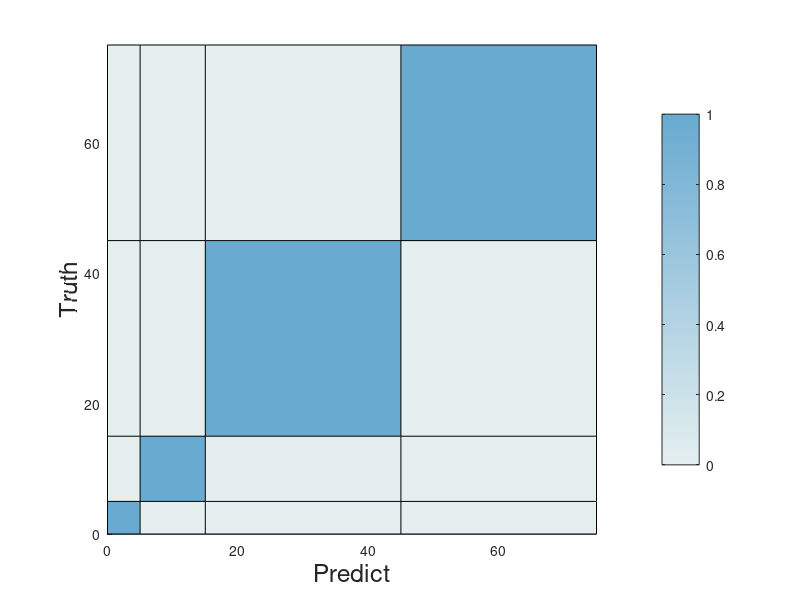

The MATLAB script that drew this image: (Note: this script raises an error after producing the figure.)
% Inputs
data = [ 29	0	0	0; ...
         0	89	1	0; ...
         0	0	165	0; ...
         0	0	0	165];
normalized_data = zeros(size(data));
for i = 1:size(data, 1)
    row = data(i, :);
    normalized_row = row / sum(row);
    normalized_data(i, :) = normalized_row;
end


% disp(normalized_data);

rowWidths = [5 10 30 30];
colWidths = [5 10 30 30];


%rowWidths = [10, 20];   %mm, one for each row of data; applied bottom to top
%colWidths = [5 15 20];  %mm, one for each col of data; applied left to right

% Produce figure
fig = figure(); 
ax = axes(fig); 

% Plot image
[xg,yg] = meshgrid([0,cumsum(colWidths)], [0,cumsum(rowWidths)]);
sh = surf(xg, yg, zeros(size(xg)), padarray(normalized_data,[1,1], 0, 'post'));

% Set colormap
n = 255;

% sky cmap
% cmap = [linspace(.9, 0, n)', linspace(.9447, .447, n)', linspace(.9741, .741, n)'];

% green cmap
% ncmap = [linspace(0.9216, .2431,  n)', linspace(0.949, .6549, n)', linspace(0.9529, .3529, n)'];

% unify blue cmap
 cmap = [linspace(0.898039, 0.40784,  n)', linspace(0.93725, 0.666666, n)', linspace(0.941176, 0.815686, n)'];


disp(cmap);


%{
ano_cmap = [
            158 179 196
            182 194 160
            206 210 187
            230 226 181
            249 237 176
            243 218 152
            236 199 128
            231 179 106
            ];


normalized_cmap = zeros(size(ano_cmap));
for i = 1:size(ano_cmap, 1)
    row = ano_cmap(i, :);
    normalized_row = row / 255;
    normalized_cmap(i, :) = normalized_row;
end
%}

colormap(ax, cmap)
% cb = colorbar(ax, cmap);
colorbar('TickDirection', 'out');

axis tight
axis equal
view(2)

% Label X axis and Y axis
xlabel('Predict', 'FontSize', 18)
ylabel('Truth', 'FontSize', 18)


ax = gca;
ax.FontName = "Arial";
ax.XAxis.Label.Position(2) = -3.2;
ax.YAxis.Label.Position(1) = -4;


axis_mark = ["G2" "G4" "G6" "D0"];

% find rectangle centers
xCnt = xg(1:end-1,1:end-1) + diff(xg(1,:))/2;
yCnt = yg(1:end-1,1:end-1) + diff(yg(:,1))/2;

% Add markers for X axis
for i = 1:size(xCnt, 2)
    text(xCnt(1,i), yg(1,1)-2, axis_mark(i), ...
        'HorizontalAlignment','center',...
        'VerticalAlignment','middle', ...
        'FontSize', 16, 'Rotation', 45);
end

% Add markers for Y axis
for i = 1:size(yCnt, 1)
    text(xg(1,1)-2.5, yCnt(i,1), axis_mark(i), ...
        'HorizontalAlignment','center',...
        'VerticalAlignment','middle', ...
        'FontSize', 16);
end


% Add label to each grid
th = text(xCnt(:), yCnt(:), compose('%.2f', normalized_data(:)), ...
    'HorizontalAlignment','center',...
    'VerticalAlignment','middle', ...
    'FontSize', 18, 'Color', 'black');

% Remove X axis tick labels
xticks([]); 
yticks([]);






